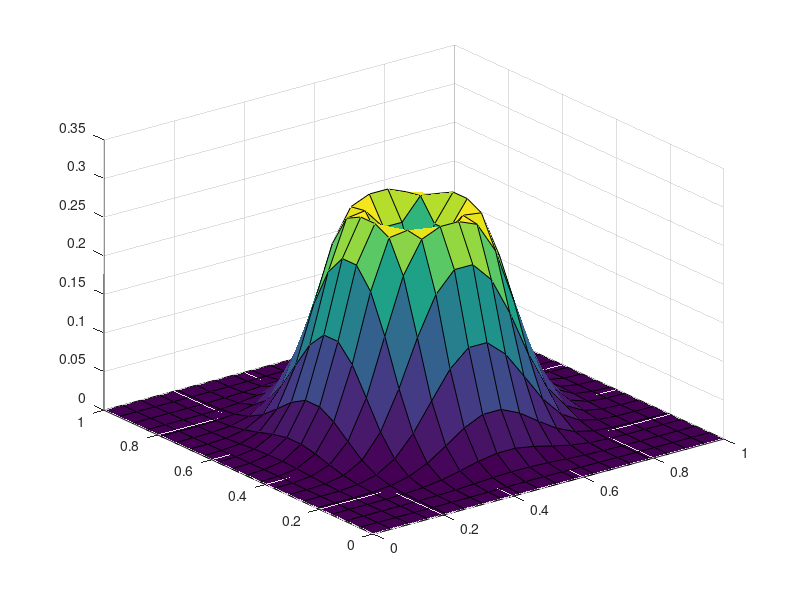

The MATLAB script that drew this image:
clear all;
%This script attemts to find the solution of the wave equation in two
%dimensions, with the boundary conditions given in part 4.

mu = 0.1;
%mu = dx/dt;

tend = 0.1;
J = 20;

%x in [0,1].
dx = 1/J;
%y in [0,1];
dy = 1/J;
% mu = dt/dx^2;
dt = sqrt(mu*dx^2);

steps = ceil(tend/dt);

[x,y] = meshgrid(linspace(0,1,J));

%the boundary conditions are zero (of homogeneous diriclet type).
%the initial solution is u0(x,y) = sin(pi x) sin(pi y).
U = 15*(x - x.^2).*(y-y.^2).*exp(-50 .*((x - 0.5).^2 + (y - 0.5).^2 ));
U1 = zeros(J);
U2 = zeros(J);

Uold = U;
for t = 1:(tend/dt)
    U1 = zeros(J);
    U2 = zeros(J);
    elements = 2:J-1;  
    for i = 1:1:J
        %compute the columns where x is const.
        U1(elements,i) = mu*U(elements+1,i) + mu*U(elements-1,i); 
        %compute the columns where y is const.
        U2(i,elements) = mu*U(i,elements+1) + mu*U(i,elements-1);
    end
    Unew = (2 - 4*mu) .* U - Uold + U1 + U2;
    Uold = U;
    U = Unew;
    %surf(x,y,U);
    %axis([0 1 0 1 -1 1]);
    %M(t)= getframe;
end

surf(x,y,U); %axis([0 1 0 1 -1 1 -1 1]);
%movie2avi(M,'wavePretty.avi','quality',100)
     
        
        
        
        
        